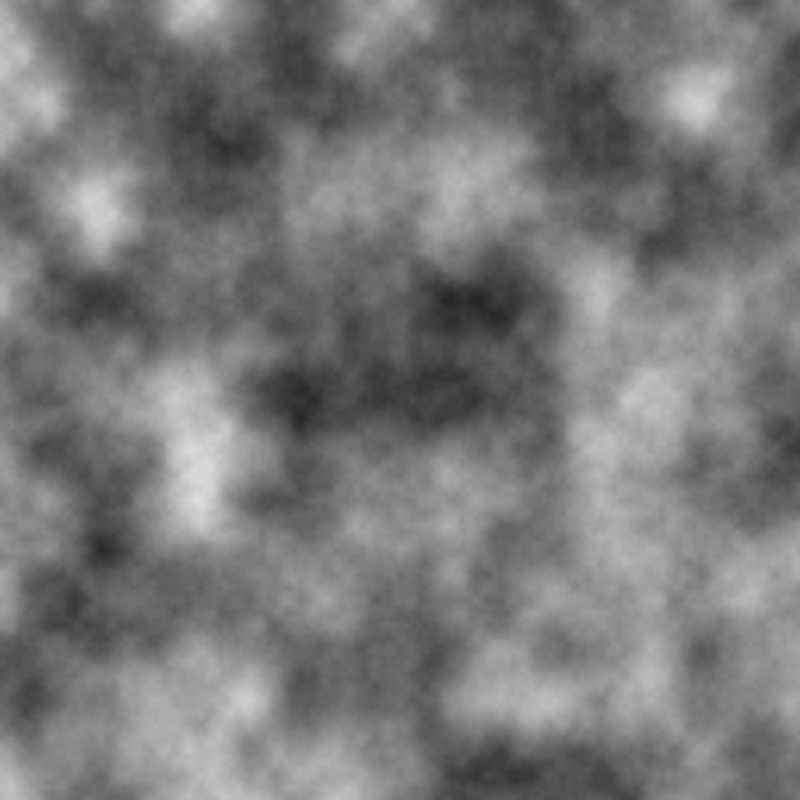
Frame 1 (no input)
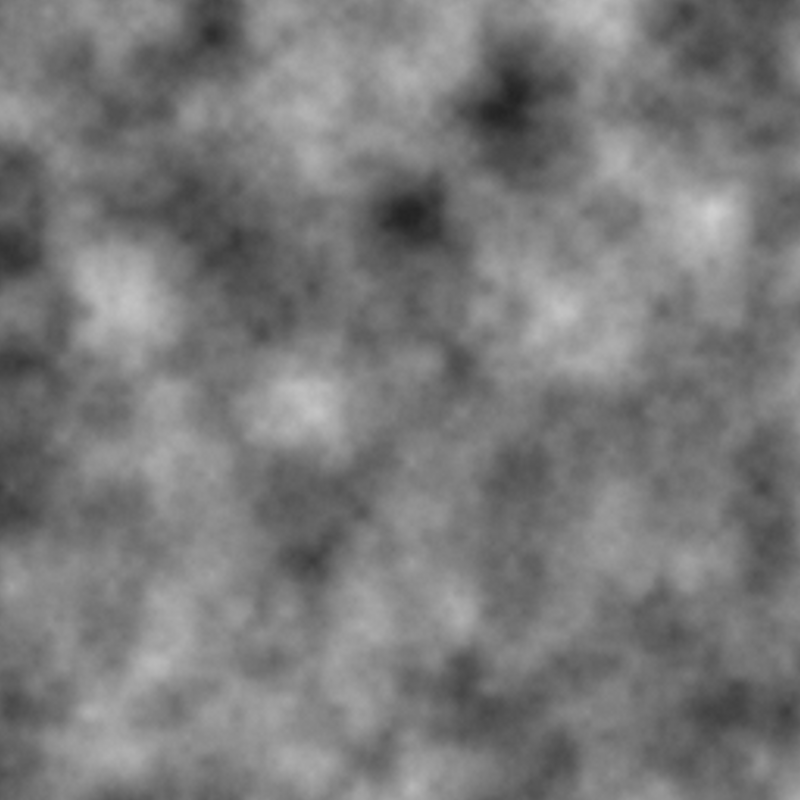
Frame 60 (the mouse pressed at the canvas centre just before this capture)
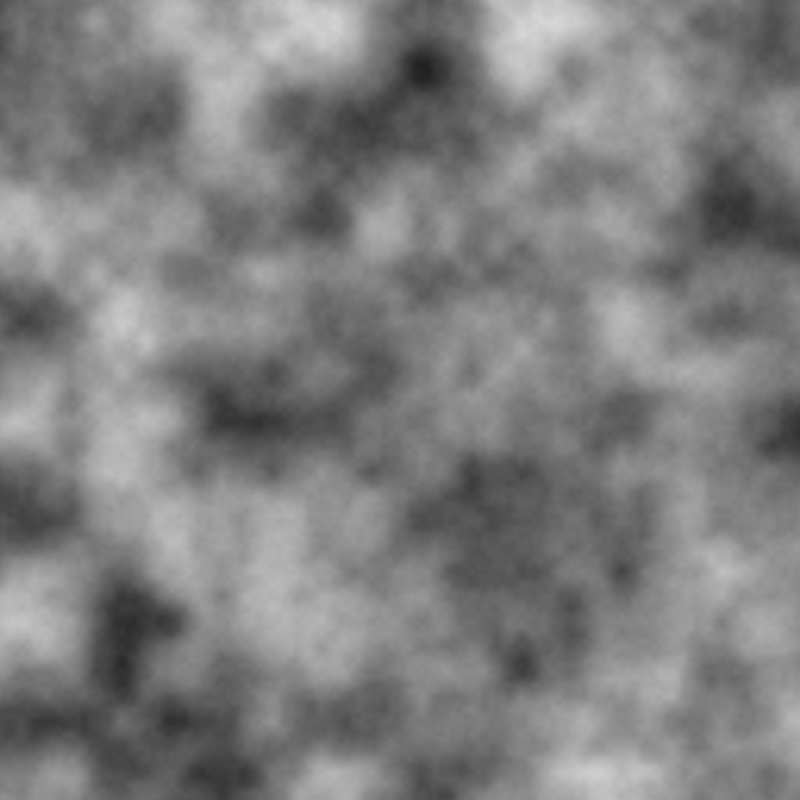
Frame 120 (the mouse held since frame 60 and released just before this capture)

The Processing sketch that drew these frames (run headless with seeded random() and noise(); from frame 60 on, the mouse is pressed at the canvas centre):

// Processing sketch: sketch_8_perlin_noise_shifting_moving_clouds
// ── sketch_8_perlin_noise_shifting_moving_clouds.pde
float offset_val = 0.0;
float z_off = 0.0;

void setup()
{
  size(800, 800);
  colorMode(HSB, 360, 100, 100);

  noiseDetail(6);

}

// TODO: Figure out how to change looks of clouds in between each frame
void draw()
{
  float x_off = offset_val;
  
  loadPixels();
  for (int x = 0; x < width; x++)
  {
    float y_off = offset_val;
    for (int y = 0; y < height; y++)
    {
      float bright = map(noise(x_off, y_off, z_off), 0, 1, 0, 360);
      pixels[x+(y*width)] = color(bright);
      y_off += 0.01;
    }
    x_off += 0.01;
  }
  updatePixels();
  
  z_off += 0.008;
  
  // movement
  offset_val += 0.015;
}
